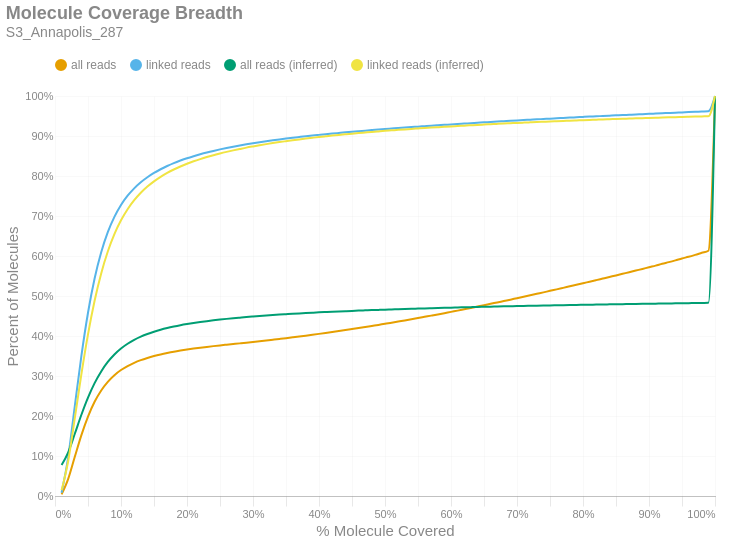

The code cell stored with this chart in its notebook:
### Markdown cell above
### Molecule Read Coverage
This chart shows molecule coverage breadth as computed by the number of bases aligned to that molecule. In other words, "*how much of each unique long molecule is actually sequenced/aligned?*" Keep in mind there is a distinction between sequences and alignments, since some sequences belonging to a particular molecule may not align well and wouldn't appear in the alignment data. This chart also shows molecule coverage breadth as computed by the *inferred fragment* from which the aligned sequences originate. Unlike read coverage, this calculation takes into account the total insert size, including unsequenced gaps between the forward and reverse reads. Like the previous figures, these are cumulative percents.

### Code cell
if SKIPLR:
    print_html(f"Skipped")
else:
    binned_df = consolidated_hist(valids['coverage_bp'], mask, 0.01, True)
    binned_df_inf = consolidated_hist(valids['coverage_inserts'], mask, 0.01, True)
    binned_df = binned_df.with_columns(pl.lit(binned_df_inf['all reads (cumsum)']).alias('all reads (inferred)'))
    binned_df = binned_df.with_columns(pl.lit(binned_df_inf['linked reads (cumsum)']).alias('linked reads (inferred)'))
    binned_df = binned_df.with_columns(
        (pl.col('bin').cast(pl.Float64) + 0.01).alias('right_edge')
    )

    with SafeRender(binned_df):
        (
            density_plot(binned_df, 'Molecule Coverage Breadth', samplename, 'molcov', ['all reads (inferred)','linked reads (inferred)'])
            .encode(
                #x=alt.X('bin:Q', title="% Molecule Covered").axis(format = '%').scale(padding=0),
                x=alt.X('right_edge:Q', title="% Molecule Covered").axis(format='%').scale(padding=0),
                y=alt.Y('value:Q', title='Percent of Molecules')
                    .axis(format='%')
                    .stack(False)
                    .scale(domainMin=0, padding=0),
                color=alt.Color("key:N").scale(domain = ["all reads", "linked reads", "all reads (inferred)", "linked reads (inferred)"]),
                tooltip = [
                    alt.Tooltip("key:N", title = "Data Type"),
                    alt.Tooltip("range_label:N", title="% Molecule Covered"),
                    alt.Tooltip("value:Q", format = ".2%", title="% Molecules")
                ]
            )
        ).display()

### Figure 1 — Vega-Lite specification as saved in the notebook (floating-point values rounded to 4 significant figures)
{"width": "container", "height": 400, "config": {"title": {"anchor": "start", "dy": -15, "fontSize": 18, "color": "#888888", "subtitleColor": "#888888", "subtitleFontSize": 14}, "arc": {"fill": "#0072B2"}, "axis": {"domainColor": "#888888", "domainWidth": 0.5, "gridWidth": 0.2, "grid": false, "titleFontWeight": 400, "titleFontSize": 15, "labelFontSize": 11, "labelColor": "#888888", "tickColor": "#888888", "tickWidth": 0.2, "titleColor": "#888888"}, "axisBand": {"grid": false}, "axisX": {"grid": true, "tickSize": 10, "domainCap": "round"}, "axisY": {"domain": false, "grid": true, "tickSize": 0, "domainCap": "round"}, "background": "transparent", "header": {"labelFontSize": 15, "labelColor": "#888888", "titleFontSize": 15, "titleFontWeight": 600, "titleColor": "#888888"}, "legend": {"labelFont": "sans-serif", "labelFontSize": 12, "labelColor": "#888888", "symbolSize": 100, "symbolType": "circle", "titleFontSize": 12, "titlePadding": 10, "titleColor": "#888888", "title": null, "orient": "top"}, "range": {"category": ["#E69F00", "#56B4E9", "#009E73", "#F0E442", "#0072B2", "#D55E00", "#CC79A7", "#000000"], "diverging": ["#cfe8f3", "#a2d4ec", "#73bfe2", "#46abdb", "#1696d2", "#12719e"]}, "area": {"fill": "#0072B2", "fillOpacity": 0.7, "line": true, "strokeOpacity": 0.7}, "line": {"color": "#0072B2", "stroke": "#0072B2", "strokeWidth": 2}, "trail": {"color": "#0072B2", "stroke": "#0072B2", "strokeWidth": 0, "size": 1}, "point": {"filled": true, "fillOpacity": 1.0, "size": 95}, "text": {"color": "#888888", "fontSize": 11, "align": "right", "fontWeight": 400, "size": 11}, "bar": {"fill": "#0072B2", "stroke": null}, "view": {"stroke": null, "continuousWidth": 660, "continuousHeight": 400}}, "data": {"name": "data-4114b808716d022971488851d23eead2"}, "mark": {"type": "line", "interpolate": "monotone", "point": {"opacity": 0, "size": 275}}, "encoding": {"color": {"field": "key", "scale": {"domain": ["all reads", "linked reads", "all reads (inferred)", "linked reads (inferred)"]}, "type": "nominal"}, "tooltip": [{"field": "key", "title": "Data Type", "type": "nominal"}, {"field": "range_label", "title": "% Molecule Covered", "type": "nominal"}, {"field": "value", "format": ".2%", "title": "% Molecules", "type": "quantitative"}], "x": {"axis": {"format": "%"}, "field": "right_edge", "scale": {"padding": 0}, "title": "% Molecule Covered", "type": "quantitative"}, "y": {"axis": {"format": "%"}, "field": "value", "scale": {"domainMin": 0, "padding": 0}, "stack": false, "title": "Percent of Molecules", "type": "quantitative"}}, "params": [{"name": "param_c36ac31b6afebe62", "select": {"type": "point", "fields": ["key"]}, "bind": "legend"}], "title": {"text": "Molecule Coverage Breadth", "subtitle": "S3_Annapolis_287"}, "transform": [{"fold": ["all reads (cumsum)", "linked reads (cumsum)", "all reads (inferred)", "linked reads (inferred)"]}, {"calculate": "replace(datum.key, ' (cumsum)', '')", "as": "key"}, {"filter": {"param": "param_c36ac31b6afebe62"}}], "usermeta": {"embedOptions": {"downloadFileName": "S3_Annapolis_287.molcov"}}, "$schema": "https://vega.github.io/schema/vega-lite/v6.1.0.json", "datasets": {"data-4114b808716d022971488851d23eead2": [{"bin": "0.0", "interval": "0.0-0.01", "all reads": 0.003887, "linked reads": 0.008259, "all reads (cumsum)": 0.003887, "linked reads (cumsum)": 0.008259, "range_label": "0.0-0.01", "all reads (inferred)": 0.07734, "linked reads (inferred)": 0.01455, "right_edge": 0.01}, {"bin": "0.01", "interval": "0.01-0.02", "all reads": 0.03886, "linked reads": 0.08897, "all reads (cumsum)": 0.04275, "linked reads (cumsum)": 0.09723, "range_label": "0.01-0.02", "all reads (inferred)": 0.1093, "linked reads (inferred)": 0.08763, "right_edge": 0.02}, {"bin": "0.02", "interval": "0.02-0.03", "all reads": 0.05522, "linked reads": 0.1277, "all reads (cumsum)": 0.09797, "linked reads (cumsum)": 0.2249, "range_label": "0.02-0.03", "all reads (inferred)": 0.1556, "linked reads (inferred)": 0.1946, "right_edge": 0.03}, {"bin": "0.03", "interval": "0.03-0.04", "all reads": 0.05425, "linked reads": 0.1257, "all reads (cumsum)": 0.1522, "linked reads (cumsum)": 0.3506, "range_label": "0.03-0.04", "all reads (inferred)": 0.2031, "linked reads (inferred)": 0.3048, "right_edge": 0.04}, {"bin": "0.04", "interval": "0.04-0.05", "all reads": 0.04637, "linked reads": 0.1075, "all reads (cumsum)": 0.1986, "linked reads (cumsum)": 0.4581, "range_label": "0.04-0.05", "all reads (inferred)": 0.2459, "linked reads (inferred)": 0.4042, "right_edge": 0.05}, {"bin": "0.05", "interval": "0.05-0.06", "all reads": 0.03696, "linked reads": 0.08568, "all reads (cumsum)": 0.2356, "linked reads (cumsum)": 0.5438, "range_label": "0.05-0.06", "all reads (inferred)": 0.2821, "linked reads (inferred)": 0.4882, "right_edge": 0.06}, {"bin": "0.06", "interval": "0.06-0.07", "all reads": 0.02833, "linked reads": 0.06564, "all reads (cumsum)": 0.2639, "linked reads (cumsum)": 0.6094, "range_label": "0.06-0.07", "all reads (inferred)": 0.3115, "linked reads (inferred)": 0.5564, "right_edge": 0.07}, {"bin": "0.07", "interval": "0.07-0.08", "all reads": 0.02166, "linked reads": 0.05017, "all reads (cumsum)": 0.2855, "linked reads (cumsum)": 0.6596, "range_label": "0.07-0.08", "all reads (inferred)": 0.335, "linked reads (inferred)": 0.6111, "right_edge": 0.08}, {"bin": "0.08", "interval": "0.08-0.09", "all reads": 0.01652, "linked reads": 0.03821, "all reads (cumsum)": 0.3021, "linked reads (cumsum)": 0.6978, "range_label": "0.08-0.09", "all reads (inferred)": 0.3537, "linked reads (inferred)": 0.6545, "right_edge": 0.09}, {"bin": "0.09", "interval": "0.09-0.1", "all reads": 0.01285, "linked reads": 0.02966, "all reads (cumsum)": 0.3149, "linked reads (cumsum)": 0.7275, "range_label": "0.09-0.1", "all reads (inferred)": 0.3687, "linked reads (inferred)": 0.6891, "right_edge": 0.1}, {"bin": "0.1", "interval": "0.1-0.11", "all reads": 0.01006, "linked reads": 0.02318, "all reads (cumsum)": 0.325, "linked reads (cumsum)": 0.7506, "range_label": "0.1-0.11", "all reads (inferred)": 0.3806, "linked reads (inferred)": 0.7168, "right_edge": 0.11}, {"bin": "0.11", "interval": "0.11-0.12", "all reads": 0.008043, "linked reads": 0.01848, "all reads (cumsum)": 0.333, "linked reads (cumsum)": 0.7691, "range_label": "0.11-0.12", "all reads (inferred)": 0.3904, "linked reads (inferred)": 0.7394, "right_edge": 0.12}, {"bin": "0.12", "interval": "0.12-0.13", "all reads": 0.006607, "linked reads": 0.01515, "all reads (cumsum)": 0.3396, "linked reads (cumsum)": 0.7843, "range_label": "0.12-0.13", "all reads (inferred)": 0.3984, "linked reads (inferred)": 0.7581, "right_edge": 0.13}, {"bin": "0.13", "interval": "0.13-0.14", "all reads": 0.005479, "linked reads": 0.01256, "all reads (cumsum)": 0.3451, "linked reads (cumsum)": 0.7968, "range_label": "0.13-0.14", "all reads (inferred)": 0.4051, "linked reads (inferred)": 0.7736, "right_edge": 0.14}, {"bin": "0.14", "interval": "0.14-0.15", "all reads": 0.004711, "linked reads": 0.01076, "all reads (cumsum)": 0.3498, "linked reads (cumsum)": 0.8076, "range_label": "0.14-0.15", "all reads (inferred)": 0.4108, "linked reads (inferred)": 0.7866, "right_edge": 0.15}, {"bin": "0.15", "interval": "0.15-0.16", "all reads": 0.004072, "linked reads": 0.009251, "all reads (cumsum)": 0.3539, "linked reads (cumsum)": 0.8169, "range_label": "0.15-0.16", "all reads (inferred)": 0.4157, "linked reads (inferred)": 0.7979, "right_edge": 0.16}, {"bin": "0.16", "interval": "0.16-0.17", "all reads": 0.003593, "linked reads": 0.00812, "all reads (cumsum)": 0.3575, "linked reads (cumsum)": 0.825, "range_label": "0.16-0.17", "all reads (inferred)": 0.4199, "linked reads (inferred)": 0.8077, "right_edge": 0.17}, {"bin": "0.17", "interval": "0.17-0.18", "all reads": 0.003244, "linked reads": 0.007273, "all reads (cumsum)": 0.3607, "linked reads (cumsum)": 0.8322, "range_label": "0.17-0.18", "all reads (inferred)": 0.4236, "linked reads (inferred)": 0.8162, "right_edge": 0.18}, {"bin": "0.18", "interval": "0.18-0.19", "all reads": 0.002842, "linked reads": 0.006343, "all reads (cumsum)": 0.3636, "linked reads (cumsum)": 0.8386, "range_label": "0.18-0.19", "all reads (inferred)": 0.4269, "linked reads (inferred)": 0.8238, "right_edge": 0.19}, {"bin": "0.19", "interval": "0.19-0.2", "all reads": 0.002612, "linked reads": 0.005782, "all reads (cumsum)": 0.3662, "linked reads (cumsum)": 0.8444, "range_label": "0.19-0.2", "all reads (inferred)": 0.4298, "linked reads (inferred)": 0.8306, "right_edge": 0.2}, {"bin": "0.2", "interval": "0.2-0.21", "all reads": 0.002343, "linked reads": 0.005146, "all reads (cumsum)": 0.3685, "linked reads (cumsum)": 0.8495, "range_label": "0.2-0.21", "all reads (inferred)": 0.4325, "linked reads (inferred)": 0.8367, "right_edge": 0.21}, {"bin": "0.21", "interval": "0.21-0.22", "all reads": 0.002197, "linked reads": 0.004767, "all reads (cumsum)": 0.3707, "linked reads (cumsum)": 0.8543, "range_label": "0.21-0.22", "all reads (inferred)": 0.4349, "linked reads (inferred)": 0.8422, "right_edge": 0.22}, {"bin": "0.22", "interval": "0.22-0.23", "all reads": 0.002063, "linked reads": 0.00441, "all reads (cumsum)": 0.3728, "linked reads (cumsum)": 0.8587, "range_label": "0.22-0.23", "all reads (inferred)": 0.4371, "linked reads (inferred)": 0.8474, "right_edge": 0.23}, {"bin": "0.23", "interval": "0.23-0.24", "all reads": 0.001916, "linked reads": 0.004045, "all reads (cumsum)": 0.3747, "linked reads (cumsum)": 0.8627, "range_label": "0.23-0.24", "all reads (inferred)": 0.4392, "linked reads (inferred)": 0.852, "right_edge": 0.24}, {"bin": "0.24", "interval": "0.24-0.25", "all reads": 0.001822, "linked reads": 0.003771, "all reads (cumsum)": 0.3765, "linked reads (cumsum)": 0.8665, "range_label": "0.24-0.25", "all reads (inferred)": 0.4411, "linked reads (inferred)": 0.8564, "right_edge": 0.25}, {"bin": "0.25", "interval": "0.25-0.26", "all reads": 0.0017, "linked reads": 0.003457, "all reads (cumsum)": 0.3782, "linked reads (cumsum)": 0.87, "range_label": "0.25-0.26", "all reads (inferred)": 0.4428, "linked reads (inferred)": 0.8604, "right_edge": 0.26}, {"bin": "0.26", "interval": "0.26-0.27", "all reads": 0.00167, "linked reads": 0.003251, "all reads (cumsum)": 0.3799, "linked reads (cumsum)": 0.8732, "range_label": "0.26-0.27", "all reads (inferred)": 0.4444, "linked reads (inferred)": 0.8641, "right_edge": 0.27}, {"bin": "0.27", "interval": "0.27-0.28", "all reads": 0.00167, "linked reads": 0.003051, "all reads (cumsum)": 0.3816, "linked reads (cumsum)": 0.8763, "range_label": "0.27-0.28", "all reads (inferred)": 0.4459, "linked reads (inferred)": 0.8675, "right_edge": 0.28}, {"bin": "0.28", "interval": "0.28-0.29", "all reads": 0.001691, "linked reads": 0.002853, "all reads (cumsum)": 0.3832, "linked reads (cumsum)": 0.8791, "range_label": "0.28-0.29", "all reads (inferred)": 0.4474, "linked reads (inferred)": 0.8709, "right_edge": 0.29}, {"bin": "0.29", "interval": "0.29-0.3", "all reads": 0.001759, "linked reads": 0.00275, "all reads (cumsum)": 0.385, "linked reads (cumsum)": 0.8819, "range_label": "0.29-0.3", "all reads (inferred)": 0.4487, "linked reads (inferred)": 0.874, "right_edge": 0.3}, {"bin": "0.3", "interval": "0.3-0.31", "all reads": 0.001824, "linked reads": 0.002602, "all reads (cumsum)": 0.3868, "linked reads (cumsum)": 0.8845, "range_label": "0.3-0.31", "all reads (inferred)": 0.45, "linked reads (inferred)": 0.8769, "right_edge": 0.31}, {"bin": "0.31", "interval": "0.31-0.32", "all reads": 0.001881, "linked reads": 0.002482, "all reads (cumsum)": 0.3887, "linked reads (cumsum)": 0.887, "range_label": "0.31-0.32", "all reads (inferred)": 0.4512, "linked reads (inferred)": 0.8797, "right_edge": 0.32}, {"bin": "0.32", "interval": "0.32-0.33", "all reads": 0.001933, "linked reads": 0.002321, "all reads (cumsum)": 0.3906, "linked reads (cumsum)": 0.8893, "range_label": "0.32-0.33", "all reads (inferred)": 0.4524, "linked reads (inferred)": 0.8823, "right_edge": 0.33}, {"bin": "0.33", "interval": "0.33-0.34", "all reads": 0.001941, "linked reads": 0.002198, "all reads (cumsum)": 0.3926, "linked reads (cumsum)": 0.8915, "range_label": "0.33-0.34", "all reads (inferred)": 0.4535, "linked reads (inferred)": 0.8848, "right_edge": 0.34}, {"bin": "0.34", "interval": "0.34-0.35", "all reads": 0.001972, "linked reads": 0.002095, "all reads (cumsum)": 0.3946, "linked reads (cumsum)": 0.8936, "range_label": "0.34-0.35", "all reads (inferred)": 0.4545, "linked reads (inferred)": 0.8871, "right_edge": 0.35}, {"bin": "0.35", "interval": "0.35-0.36", "all reads": 0.002068, "linked reads": 0.002013, "all reads (cumsum)": 0.3966, "linked reads (cumsum)": 0.8956, "range_label": "0.35-0.36", "all reads (inferred)": 0.4555, "linked reads (inferred)": 0.8894, "right_edge": 0.36}, {"bin": "0.36", "interval": "0.36-0.37", "all reads": 0.002094, "linked reads": 0.001897, "all reads (cumsum)": 0.3987, "linked reads (cumsum)": 0.8975, "range_label": "0.36-0.37", "all reads (inferred)": 0.4565, "linked reads (inferred)": 0.8915, "right_edge": 0.37}, {"bin": "0.37", "interval": "0.37-0.38", "all reads": 0.002152, "linked reads": 0.00187, "all reads (cumsum)": 0.4009, "linked reads (cumsum)": 0.8994, "range_label": "0.37-0.38", "all reads (inferred)": 0.4574, "linked reads (inferred)": 0.8936, "right_edge": 0.38}, {"bin": "0.38", "interval": "0.38-0.39", "all reads": 0.00219, "linked reads": 0.001778, "all reads (cumsum)": 0.4031, "linked reads (cumsum)": 0.9011, "range_label": "0.38-0.39", "all reads (inferred)": 0.4582, "linked reads (inferred)": 0.8955, "right_edge": 0.39}, {"bin": "0.39", "interval": "0.39-0.4", "all reads": 0.002246, "linked reads": 0.001672, "all reads (cumsum)": 0.4053, "linked reads (cumsum)": 0.9028, "range_label": "0.39-0.4", "all reads (inferred)": 0.4591, "linked reads (inferred)": 0.8975, "right_edge": 0.4}, {"bin": "0.4", "interval": "0.4-0.41", "all reads": 0.002285, "linked reads": 0.001649, "all reads (cumsum)": 0.4076, "linked reads (cumsum)": 0.9045, "range_label": "0.4-0.41", "all reads (inferred)": 0.4599, "linked reads (inferred)": 0.8993, "right_edge": 0.41}, {"bin": "0.41", "interval": "0.41-0.42", "all reads": 0.002339, "linked reads": 0.001571, "all reads (cumsum)": 0.4099, "linked reads (cumsum)": 0.906, "range_label": "0.41-0.42", "all reads (inferred)": 0.4606, "linked reads (inferred)": 0.9011, "right_edge": 0.42}, {"bin": "0.42", "interval": "0.42-0.43", "all reads": 0.002414, "linked reads": 0.001531, "all reads (cumsum)": 0.4123, "linked reads (cumsum)": 0.9076, "range_label": "0.42-0.43", "all reads (inferred)": 0.4614, "linked reads (inferred)": 0.9027, "right_edge": 0.43}, {"bin": "0.43", "interval": "0.43-0.44", "all reads": 0.002432, "linked reads": 0.001525, "all reads (cumsum)": 0.4148, "linked reads (cumsum)": 0.9091, "range_label": "0.43-0.44", "all reads (inferred)": 0.4621, "linked reads (inferred)": 0.9043, "right_edge": 0.44}, {"bin": "0.44", "interval": "0.44-0.45", "all reads": 0.002539, "linked reads": 0.001489, "all reads (cumsum)": 0.4173, "linked reads (cumsum)": 0.9106, "range_label": "0.44-0.45", "all reads (inferred)": 0.4628, "linked reads (inferred)": 0.9059, "right_edge": 0.45}, {"bin": "0.45", "interval": "0.45-0.46", "all reads": 0.002564, "linked reads": 0.001427, "all reads (cumsum)": 0.4199, "linked reads (cumsum)": 0.912, "range_label": "0.45-0.46", "all reads (inferred)": 0.4635, "linked reads (inferred)": 0.9074, "right_edge": 0.46}, {"bin": "0.46", "interval": "0.46-0.47", "all reads": 0.0026, "linked reads": 0.001399, "all reads (cumsum)": 0.4225, "linked reads (cumsum)": 0.9134, "range_label": "0.46-0.47", "all reads (inferred)": 0.4641, "linked reads (inferred)": 0.9088, "right_edge": 0.47}, {"bin": "0.47", "interval": "0.47-0.48", "all reads": 0.00267, "linked reads": 0.001378, "all reads (cumsum)": 0.4252, "linked reads (cumsum)": 0.9148, "range_label": "0.47-0.48", "all reads (inferred)": 0.4647, "linked reads (inferred)": 0.9102, "right_edge": 0.48}, {"bin": "0.48", "interval": "0.48-0.49", "all reads": 0.002614, "linked reads": 0.001361, "all reads (cumsum)": 0.4278, "linked reads (cumsum)": 0.9161, "range_label": "0.48-0.49", "all reads (inferred)": 0.4653, "linked reads (inferred)": 0.9116, "right_edge": 0.49}, {"bin": "0.49", "interval": "0.49-0.5", "all reads": 0.002901, "linked reads": 0.001324, "all reads (cumsum)": 0.4307, "linked reads (cumsum)": 0.9175, "range_label": "0.49-0.5", "all reads (inferred)": 0.4659, "linked reads (inferred)": 0.9129, "right_edge": 0.5}, {"bin": "0.5", "interval": "0.5-0.51", "all reads": 0.002586, "linked reads": 0.001239, "all reads (cumsum)": 0.4333, "linked reads (cumsum)": 0.9187, "range_label": "0.5-0.51", "all reads (inferred)": 0.4664, "linked reads (inferred)": 0.9141, "right_edge": 0.51}, {"bin": "0.51", "interval": "0.51-0.52", "all reads": 0.002904, "linked reads": 0.001248, "all reads (cumsum)": 0.4362, "linked reads (cumsum)": 0.9199, "range_label": "0.51-0.52", "all reads (inferred)": 0.467, "linked reads (inferred)": 0.9153, "right_edge": 0.52}, {"bin": "0.52", "interval": "0.52-0.53", "all reads": 0.002831, "linked reads": 0.001189, "all reads (cumsum)": 0.439, "linked reads (cumsum)": 0.9211, "range_label": "0.52-0.53", "all reads (inferred)": 0.4675, "linked reads (inferred)": 0.9165, "right_edge": 0.53}, {"bin": "0.53", "interval": "0.53-0.54", "all reads": 0.002946, "linked reads": 0.001158, "all reads (cumsum)": 0.4419, "linked reads (cumsum)": 0.9223, "range_label": "0.53-0.54", "all reads (inferred)": 0.468, "linked reads (inferred)": 0.9177, "right_edge": 0.54}, {"bin": "0.54", "interval": "0.54-0.55", "all reads": 0.002917, "linked reads": 0.001131, "all reads (cumsum)": 0.4449, "linked reads (cumsum)": 0.9234, "range_label": "0.54-0.55", "all reads (inferred)": 0.4685, "linked reads (inferred)": 0.9188, "right_edge": 0.55}, {"bin": "0.55", "interval": "0.55-0.56", "all reads": 0.003054, "linked reads": 0.001152, "all reads (cumsum)": 0.4479, "linked reads (cumsum)": 0.9246, "range_label": "0.55-0.56", "all reads (inferred)": 0.469, "linked reads (inferred)": 0.9199, "right_edge": 0.56}, {"bin": "0.56", "interval": "0.56-0.57", "all reads": 0.003043, "linked reads": 0.001144, "all reads (cumsum)": 0.4509, "linked reads (cumsum)": 0.9257, "range_label": "0.56-0.57", "all reads (inferred)": 0.4695, "linked reads (inferred)": 0.921, "right_edge": 0.57}, {"bin": "0.57", "interval": "0.57-0.58", "all reads": 0.003064, "linked reads": 0.001084, "all reads (cumsum)": 0.454, "linked reads (cumsum)": 0.9268, "range_label": "0.57-0.58", "all reads (inferred)": 0.47, "linked reads (inferred)": 0.922, "right_edge": 0.58}, {"bin": "0.58", "interval": "0.58-0.59", "all reads": 0.003125, "linked reads": 0.001067, "all reads (cumsum)": 0.4571, "linked reads (cumsum)": 0.9279, "range_label": "0.58-0.59", "all reads (inferred)": 0.4704, "linked reads (inferred)": 0.9231, "right_edge": 0.59}, {"bin": "0.59", "interval": "0.59-0.6", "all reads": 0.003215, "linked reads": 0.001116, "all reads (cumsum)": 0.4604, "linked reads (cumsum)": 0.929, "range_label": "0.59-0.6", "all reads (inferred)": 0.4709, "linked reads (inferred)": 0.9241, "right_edge": 0.6}, {"bin": "0.6", "interval": "0.6-0.61", "all reads": 0.003126, "linked reads": 0.00105, "all reads (cumsum)": 0.4635, "linked reads (cumsum)": 0.93, "range_label": "0.6-0.61", "all reads (inferred)": 0.4713, "linked reads (inferred)": 0.925, "right_edge": 0.61}, {"bin": "0.61", "interval": "0.61-0.62", "all reads": 0.003326, "linked reads": 0.001016, "all reads (cumsum)": 0.4668, "linked reads (cumsum)": 0.931, "range_label": "0.61-0.62", "all reads (inferred)": 0.4717, "linked reads (inferred)": 0.9259, "right_edge": 0.62}, {"bin": "0.62", "interval": "0.62-0.63", "all reads": 0.00331, "linked reads": 0.001028, "all reads (cumsum)": 0.4701, "linked reads (cumsum)": 0.9321, "range_label": "0.62-0.63", "all reads (inferred)": 0.4722, "linked reads (inferred)": 0.9268, "right_edge": 0.63}, {"bin": "0.63", "interval": "0.63-0.64", "all reads": 0.003397, "linked reads": 0.001014, "all reads (cumsum)": 0.4735, "linked reads (cumsum)": 0.9331, "range_label": "0.63-0.64", "all reads (inferred)": 0.4726, "linked reads (inferred)": 0.9278, "right_edge": 0.64}, {"bin": "0.64", "interval": "0.64-0.65", "all reads": 0.003358, "linked reads": 0.000993, "all reads (cumsum)": 0.4769, "linked reads (cumsum)": 0.9341, "range_label": "0.64-0.65", "all reads (inferred)": 0.473, "linked reads (inferred)": 0.9286, "right_edge": 0.65}, {"bin": "0.65", "interval": "0.65-0.66", "all reads": 0.003589, "linked reads": 0.00105, "all reads (cumsum)": 0.4805, "linked reads (cumsum)": 0.9351, "range_label": "0.65-0.66", "all reads (inferred)": 0.4733, "linked reads (inferred)": 0.9295, "right_edge": 0.66}, {"bin": "0.66", "interval": "0.66-0.67", "all reads": 0.003404, "linked reads": 0.0009842, "all reads (cumsum)": 0.4839, "linked reads (cumsum)": 0.9361, "range_label": "0.66-0.67", "all reads (inferred)": 0.4737, "linked reads (inferred)": 0.9303, "right_edge": 0.67}, {"bin": "0.67", "interval": "0.67-0.68", "all reads": 0.003538, "linked reads": 0.0009491, "all reads (cumsum)": 0.4874, "linked reads (cumsum)": 0.9371, "range_label": "0.67-0.68", "all reads (inferred)": 0.4741, "linked reads (inferred)": 0.9311, "right_edge": 0.68}, {"bin": "0.68", "interval": "0.68-0.69", "all reads": 0.003479, "linked reads": 0.0009592, "all reads (cumsum)": 0.4909, "linked reads (cumsum)": 0.938, "range_label": "0.68-0.69", "all reads (inferred)": 0.4745, "linked reads (inferred)": 0.9319, "right_edge": 0.69}, {"bin": "0.69", "interval": "0.69-0.7", "all reads": 0.003631, "linked reads": 0.0009371, "all reads (cumsum)": 0.4945, "linked reads (cumsum)": 0.939, "range_label": "0.69-0.7", "all reads (inferred)": 0.4748, "linked reads (inferred)": 0.9327, "right_edge": 0.7}, {"bin": "0.7", "interval": "0.7-0.71", "all reads": 0.003549, "linked reads": 0.0009145, "all reads (cumsum)": 0.4981, "linked reads (cumsum)": 0.9399, "range_label": "0.7-0.71", "all reads (inferred)": 0.4752, "linked reads (inferred)": 0.9334, "right_edge": 0.71}, {"bin": "0.71", "interval": "0.71-0.72", "all reads": 0.003632, "linked reads": 0.0008896, "all reads (cumsum)": 0.5017, "linked reads (cumsum)": 0.9408, "range_label": "0.71-0.72", "all reads (inferred)": 0.4755, "linked reads (inferred)": 0.9342, "right_edge": 0.72}, {"bin": "0.72", "interval": "0.72-0.73", "all reads": 0.003724, "linked reads": 0.0009, "all reads (cumsum)": 0.5054, "linked reads (cumsum)": 0.9417, "range_label": "0.72-0.73", "all reads (inferred)": 0.4758, "linked reads (inferred)": 0.9349, "right_edge": 0.73}, {"bin": "0.73", "interval": "0.73-0.74", "all reads": 0.003637, "linked reads": 0.0008606, "all reads (cumsum)": 0.5091, "linked reads (cumsum)": 0.9425, "range_label": "0.73-0.74", "all reads (inferred)": 0.4761, "linked reads (inferred)": 0.9356, "right_edge": 0.74}, {"bin": "0.74", "interval": "0.74-0.75", "all reads": 0.003888, "linked reads": 0.0008815, "all reads (cumsum)": 0.5129, "linked reads (cumsum)": 0.9434, "range_label": "0.74-0.75", "all reads (inferred)": 0.4765, "linked reads (inferred)": 0.9363, "right_edge": 0.75}, {"bin": "0.75", "interval": "0.75-0.76", "all reads": 0.003633, "linked reads": 0.0008445, "all reads (cumsum)": 0.5166, "linked reads (cumsum)": 0.9443, "range_label": "0.75-0.76", "all reads (inferred)": 0.4768, "linked reads (inferred)": 0.937, "right_edge": 0.76}, {"bin": "0.76", "interval": "0.76-0.77", "all reads": 0.003778, "linked reads": 0.0008714, "all reads (cumsum)": 0.5204, "linked reads (cumsum)": 0.9451, "range_label": "0.76-0.77", "all reads (inferred)": 0.4771, "linked reads (inferred)": 0.9376, "right_edge": 0.77}, {"bin": "0.77", "interval": "0.77-0.78", "all reads": 0.0038, "linked reads": 0.0008566, "all reads (cumsum)": 0.5242, "linked reads (cumsum)": 0.946, "range_label": "0.77-0.78", "all reads (inferred)": 0.4774, "linked reads (inferred)": 0.9383, "right_edge": 0.78}, {"bin": "0.78", "interval": "0.78-0.79", "all reads": 0.00378, "linked reads": 0.000838, "all reads (cumsum)": 0.5279, "linked reads (cumsum)": 0.9468, "range_label": "0.78-0.79", "all reads (inferred)": 0.4777, "linked reads (inferred)": 0.9389, "right_edge": 0.79}, {"bin": "0.79", "interval": "0.79-0.8", "all reads": 0.00405, "linked reads": 0.0008429, "all reads (cumsum)": 0.532, "linked reads (cumsum)": 0.9477, "range_label": "0.79-0.8", "all reads (inferred)": 0.478, "linked reads (inferred)": 0.9395, "right_edge": 0.8}, {"bin": "0.8", "interval": "0.8-0.81", "all reads": 0.003777, "linked reads": 0.000824, "all reads (cumsum)": 0.5358, "linked reads (cumsum)": 0.9485, "range_label": "0.8-0.81", "all reads (inferred)": 0.4782, "linked reads (inferred)": 0.9401, "right_edge": 0.81}, {"bin": "0.81", "interval": "0.81-0.82", "all reads": 0.0039, "linked reads": 0.0007551, "all reads (cumsum)": 0.5397, "linked reads (cumsum)": 0.9492, "range_label": "0.81-0.82", "all reads (inferred)": 0.4785, "linked reads (inferred)": 0.9407, "right_edge": 0.82}, {"bin": "0.82", "interval": "0.82-0.83", "all reads": 0.003959, "linked reads": 0.0008135, "all reads (cumsum)": 0.5436, "linked reads (cumsum)": 0.9501, "range_label": "0.82-0.83", "all reads (inferred)": 0.4788, "linked reads (inferred)": 0.9413, "right_edge": 0.83}, {"bin": "0.83", "interval": "0.83-0.84", "all reads": 0.003946, "linked reads": 0.0007781, "all reads (cumsum)": 0.5476, "linked reads (cumsum)": 0.9508, "range_label": "0.83-0.84", "all reads (inferred)": 0.4791, "linked reads (inferred)": 0.9419, "right_edge": 0.84}, {"bin": "0.84", "interval": "0.84-0.85", "all reads": 0.003883, "linked reads": 0.0007652, "all reads (cumsum)": 0.5514, "linked reads (cumsum)": 0.9516, "range_label": "0.84-0.85", "all reads (inferred)": 0.4793, "linked reads (inferred)": 0.9425, "right_edge": 0.85}, {"bin": "0.85", "interval": "0.85-0.86", "all reads": 0.004046, "linked reads": 0.0007793, "all reads (cumsum)": 0.5555, "linked reads (cumsum)": 0.9524, "range_label": "0.85-0.86", "all reads (inferred)": 0.4796, "linked reads (inferred)": 0.943, "right_edge": 0.86}, {"bin": "0.86", "interval": "0.86-0.87", "all reads": 0.003976, "linked reads": 0.0007628, "all reads (cumsum)": 0.5595, "linked reads (cumsum)": 0.9531, "range_label": "0.86-0.87", "all reads (inferred)": 0.4799, "linked reads (inferred)": 0.9435, "right_edge": 0.87}, {"bin": "0.87", "interval": "0.87-0.88", "all reads": 0.00415, "linked reads": 0.000774, "all reads (cumsum)": 0.5636, "linked reads (cumsum)": 0.9539, "range_label": "0.87-0.88", "all reads (inferred)": 0.4801, "linked reads (inferred)": 0.9441, "right_edge": 0.88}, {"bin": "0.88", "interval": "0.88-0.89", "all reads": 0.004064, "linked reads": 0.0007286, "all reads (cumsum)": 0.5677, "linked reads (cumsum)": 0.9546, "range_label": "0.88-0.89", "all reads (inferred)": 0.4804, "linked reads (inferred)": 0.9446, "right_edge": 0.89}, {"bin": "0.89", "interval": "0.89-0.9", "all reads": 0.004271, "linked reads": 0.0007756, "all reads (cumsum)": 0.572, "linked reads (cumsum)": 0.9554, "range_label": "0.89-0.9", "all reads (inferred)": 0.4806, "linked reads (inferred)": 0.9451, "right_edge": 0.9}, {"bin": "0.9", "interval": "0.9-0.91", "all reads": 0.004018, "linked reads": 0.0007092, "all reads (cumsum)": 0.576, "linked reads (cumsum)": 0.9561, "range_label": "0.9-0.91", "all reads (inferred)": 0.4809, "linked reads (inferred)": 0.9456, "right_edge": 0.91}, {"bin": "0.91", "interval": "0.91-0.92", "all reads": 0.004642, "linked reads": 0.000729, "all reads (cumsum)": 0.5806, "linked reads (cumsum)": 0.9569, "range_label": "0.91-0.92", "all reads (inferred)": 0.4811, "linked reads (inferred)": 0.9461, "right_edge": 0.92}, {"bin": "0.92", "interval": "0.92-0.93", "all reads": 0.00401, "linked reads": 0.0007483, "all reads (cumsum)": 0.5846, "linked reads (cumsum)": 0.9576, "range_label": "0.92-0.93", "all reads (inferred)": 0.4814, "linked reads (inferred)": 0.9466, "right_edge": 0.93}, {"bin": "0.93", "interval": "0.93-0.94", "all reads": 0.004449, "linked reads": 0.0007322, "all reads (cumsum)": 0.5891, "linked reads (cumsum)": 0.9583, "range_label": "0.93-0.94", "all reads (inferred)": 0.4816, "linked reads (inferred)": 0.9471, "right_edge": 0.94}, {"bin": "0.94", "interval": "0.94-0.95", "all reads": 0.004826, "linked reads": 0.000677, "all reads (cumsum)": 0.5939, "linked reads (cumsum)": 0.959, "range_label": "0.94-0.95", "all reads (inferred)": 0.4818, "linked reads (inferred)": 0.9476, "right_edge": 0.95}, {"bin": "0.95", "interval": "0.95-0.96", "all reads": 0.004105, "linked reads": 0.0007092, "all reads (cumsum)": 0.598, "linked reads (cumsum)": 0.9597, "range_label": "0.95-0.96", "all reads (inferred)": 0.4821, "linked reads (inferred)": 0.948, "right_edge": 0.96}, {"bin": "0.96", "interval": "0.96-0.97", "all reads": 0.00485, "linked reads": 0.0006859, "all reads (cumsum)": 0.6029, "linked reads (cumsum)": 0.9604, "range_label": "0.96-0.97", "all reads (inferred)": 0.4824, "linked reads (inferred)": 0.9485, "right_edge": 0.97}, {"bin": "0.97", "interval": "0.97-0.98", "all reads": 0.005225, "linked reads": 0.0006678, "all reads (cumsum)": 0.6081, "linked reads (cumsum)": 0.9611, "range_label": "0.97-0.98", "all reads (inferred)": 0.4827, "linked reads (inferred)": 0.949, "right_edge": 0.98}, {"bin": "0.98", "interval": "0.98-0.99", "all reads": 0.00506, "linked reads": 0.0007137, "all reads (cumsum)": 0.6131, "linked reads (cumsum)": 0.9618, "range_label": "0.98-0.99", "all reads (inferred)": 0.483, "linked reads (inferred)": 0.9494, "right_edge": 0.99}, {"bin": "0.99", "interval": "0.99-1.0", "all reads": 0.3869, "linked reads": 0.03821, "all reads (cumsum)": 1.0, "linked reads (cumsum)": 1.0, "range_label": "0.99-1.0", "all reads (inferred)": 1.0, "linked reads (inferred)": 1.0, "right_edge": 1.0}]}}
